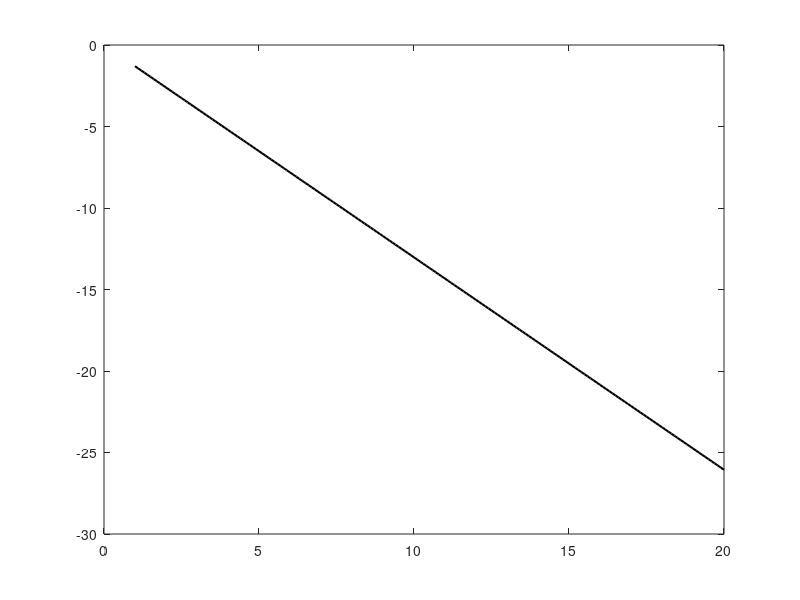

MATLAB code for this plot: (Note: this script raises an error after producing the figure.)

clc;
clear;
close all;

% UWOC physical-model validation

Pt_mW = 1.0;
c = 0.30;
distances = 1:0.1:20;

% Theoretical received power
actualPower_dBm = 10*log10(Pt_mW) ...
    - 4.343*c*distances;

% Required received power
minPower_dBm = -20;

% Calculate the theoretical distance limit
theoreticalMaxDistance = ...
    (10*log10(Pt_mW) - minPower_dBm)/(4.343*c);

% Select the largest tested distance satisfying the limit
valid = actualPower_dBm >= minPower_dBm;
bestDistance = max(distances(valid));

fprintf('Theoretical continuous distance limit: %.3f m\n', ...
    theoreticalMaxDistance);

fprintf('Largest valid 0.1 m candidate: %.1f m\n', ...
    bestDistance);

fprintf('Received power at selected distance: %.3f dBm\n', ...
    actualPower_dBm(find(distances == bestDistance,1)));

% Plot physical-model validation
figure;

plot(distances, actualPower_dBm, ...
    'k-', 'LineWidth', 1.5);
hold on;

yline(minPower_dBm, 'r--', ...
    'Required received power');

xline(theoreticalMaxDistance, 'b:', ...
    'Continuous distance limit');

xlabel('Underwater Distance (m)');
ylabel('Received Optical Power (dBm)');
title('UWOC Physical Channel Validation');
grid on;
hold off;
